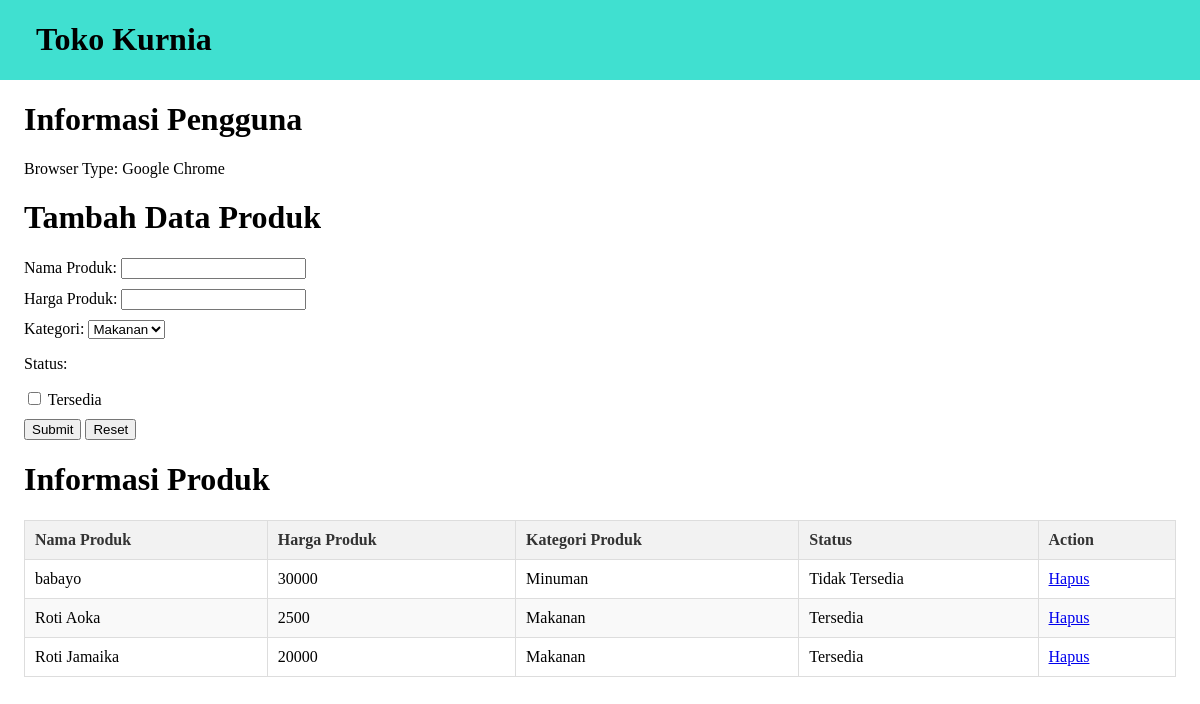
The page / on the database its author committed.
### tables this page shows
CREATE TABLE `produk` (
  `id` int(11) NOT NULL,
  `nama_produk` varchar(255) NOT NULL,
  `harga_produk` int(255) NOT NULL,
  `kategori_produk` enum('Makanan','Minuman') NOT NULL,
  `stats` varchar(255) NOT NULL
);

### index.php (the view, shortened to what this page needs)
<!DOCTYPE html>
<html lang="en">
<head>
    <link rel="stylesheet" href="index.css">
</head>
<body>
    <div class="header">
        <h1>Toko Kurnia</h1>
    </div>
    <div class="content">
        <h1>Informasi Pengguna</h1>
        <div id="browserInfo"></div>
        <h1>Tambah Data Produk</h1>
        <form id="formInput" action="proses_inputdata.php" method="post" onsubmit="return validateForm()">
            <div class="form-group">
                <label for="nama_produk">Nama Produk:</label>
                <input type="text" id="nama_produk" name="nama_produk">
            </div>
            <div class="form-group">
                <label for="harga_produk">Harga Produk:</label>
                <input type="number" id="harga_produk" name="harga_produk">
            </div>
            <div class="form-group">
                <label for="kategori_produk">Kategori:</label>
                <select class="form-control" id="kategori_produk" name="kategori_produk">
                    <option value="Makanan">Makanan</option>
                </select>
            </div>
            <div class="form-group">
                <p>Status:</p>
                <input type="checkbox" id="stats" name="stats" value="Tersedia">
                <label for="stats">Tersedia</label><br>
            </div>
            <input type="submit" class="button" value="Submit">
            <input type="button" class="button" value="Reset" onclick="resetForm()">
        </form>
    </div>
    <div class="content">
        <h1>Informasi Produk</h1>
        <table class="tables">
            <thead>
            <tr>
                <th>Nama Produk</th>
                <th>Harga Produk</th>
                <th>Kategori Produk</th>
                <th>Status</th>
                <th>Action</th>
            </tr>
            </thead>
            <tbody>
                <?php
                include 'koneksi.php';
                $query = "SELECT * FROM produk";
                $result = $conn->query($query);
                if ($result->num_rows > 0) {
                    while ($row = $result->fetch_assoc()) {
                    echo "<tr>";
                    echo "<td>" . $row['nama_produk'] . "</td>";
                    echo "<td>" . $row['harga_produk'] . "</td>";
                    echo "<td>" . $row['kategori_produk'] . "</td>";
                    if ($row['stats'] != "Tersedia"){
                        echo "<td>" . 'Tidak Tersedia' . "</td>";
                    }else {
                        echo "<td>" . $row['stats'] . "</td>";
                    }
                    echo "<td>
                            <a href='hapus_produk.php?id=" . $row['id'] . "' onclick='return confirm(\"Apakah Anda yakin ingin menghapus produk ini?\")'>Hapus</a>
                        </td>";
                    echo "</tr>";
                    }
                } else {
                    echo "<tr><td colspan='6'>Tidak ada produk.</td></tr>";
                }
                ?>
            </tbody>
        </table>
    </div>
</body>
</html>

### index.css (style rules this page uses)
:root { color: black; }
body { margin: 0; padding: 0; }
.header { background-color: turquoise; color: black; padding-left: 3%; padding-right: 5%; display: flex; justify-content: space-between; align-items: center; }
.content { padding-left: 2%; padding-right: 2%; }
.form-group { margin-bottom: 10px; }
.tables { width: 100%; border-collapse: collapse; margin-top: 20px; }
.tables th, .tables td { border: 1px solid #ddd; padding: 10px; text-align: left; }
.tables th { background-color: #f2f2f2; color: #333; font-weight: bold; }
.tables tbody tr:nth-child(even) { background-color: #f9f9f9; }

### rows shown on the page
produk: nama_produk "babayo", harga_produk "30000", kategori_produk "Minuman", stats "Tidak Tersedia"
produk: nama_produk "Roti Aoka", harga_produk "2500", kategori_produk "Makanan", stats "Tersedia"
produk: nama_produk "Roti Jamaika", harga_produk "20000", kategori_produk "Makanan", stats "Tersedia"
